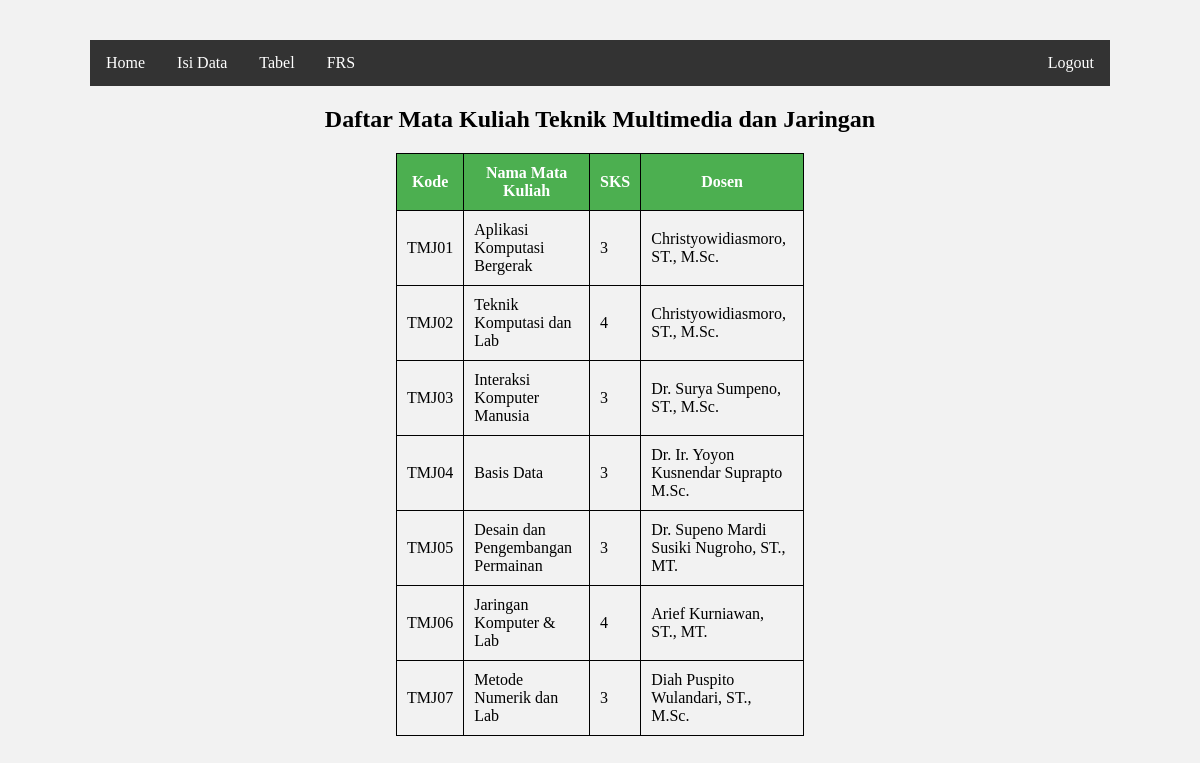
/Tugas_Basdat/AdminTableMtk.php, run on the app's committed database.
### tables this page shows
CREATE TABLE IF NOT EXISTS `_matakuliah` (
  `Kode` varchar(5) NOT NULL,
  `ID` int(11) DEFAULT NULL,
  `NamaM` varchar(40) DEFAULT NULL,
  `SKS` varchar(1) DEFAULT NULL,
  `NIP` varchar(3) NOT NULL
);

CREATE TABLE IF NOT EXISTS `_doswal` (
  `NIP` varchar(3) NOT NULL,
  `NamaD` varchar(50) DEFAULT NULL
);

### Tugas_Basdat/AdminTableMtk.php (the view, shortened to what this page needs)
<!DOCTYPE HTML>
<html>
<head>
	<link rel="stylesheet" type="text/css" href="css/table.css">
	<link rel="stylesheet" type="text/css" href="css/menu.css">
</head>
<body>
	<center>
		<ul>
			<li><a class="link" href="Admin.php">Home</a></li>
			<li><a class="link" href="AdminForm.php">Isi Data</a></li>
			<li class="dropdown">
				<a href="#!" class="dropbtn">Tabel</a>
			</li>
			<li><a class="link" href="frs.php">FRS</a></li>
			<li style="float:right"><a href="logout.php">Logout</a></li>
		</ul>
		<h2>Daftar Mata Kuliah Teknik Multimedia dan Jaringan</h2>
		<table id="tblMtk">
			<tr>
				<th>Kode</th>
				<th>Nama Mata Kuliah</th>
				<th>SKS</th>
				<th>Dosen</th>
			</tr>
		<?php
			include "connect.php";
			$selecttable = "SELECT * FROM _matakuliah a, _doswal b
							WHERE a.NIP = b.NIP";
			$result = mysql_query($selecttable, $link);
			while ($row = mysql_fetch_assoc($result)) {
				echo
					"<tr>
					<td>" . $row['Kode'] . "</td>
					<td>" . $row['NamaM'] . "</td>
					<td>" . $row['SKS'] . "</td>
					<td>" . $row['NamaD'] . "</td>
					</tr>";
			}
		?>
		</table>
	</center>
</body>
</html>

### Tugas_Basdat/css/table.css (style rules this page uses)
html { height: 100%; }
body { border-radius: 5px; background-color: #f2f2f2; padding: 40px; }
table { border-collapse: collapse; width: 50%; }
table, td { border: 1px solid black; text-align: left; }
th { border: 1px solid black; text-align: center; }
th, td { padding: 10px; }
th { background-color: #4CAF50; color: white; }
#tblMtk { width: 40%; }

### Tugas_Basdat/css/menu.css (style rules this page uses)
html { height: 100%; }
body { margin-top: 0px; margin-left: 50px; margin-right: 50px; }
ul { list-style-type: none; margin: 0; padding: 0; overflow: hidden; background-color: #333; }
li { float: left; }
li a, .dropbtn { display: inline-block; color: white; text-align: center; padding: 14px 16px; text-decoration: none; }
li.dropdown { display: inline-block; }

### data on the page
_matakuliah: Kode "TMJ01", NamaM "Aplikasi Komputasi Bergerak", SKS "3", NIP.NamaD "Christyowidiasmoro, ST., M.Sc."
_matakuliah: Kode "TMJ02", NamaM "Teknik Komputasi dan Lab", SKS "4", NIP.NamaD "Christyowidiasmoro, ST., M.Sc."
_matakuliah: Kode "TMJ03", NamaM "Interaksi Komputer Manusia", SKS "3", NIP.NamaD "Dr. Surya Sumpeno, ST., M.Sc."
_matakuliah: Kode "TMJ04", NamaM "Basis Data", SKS "3", NIP.NamaD "Dr. Ir. Yoyon Kusnendar Suprapto M.Sc."
_matakuliah: Kode "TMJ05", NamaM "Desain dan Pengembangan Permainan", SKS "3", NIP.NamaD "Dr. Supeno Mardi Susiki Nugroho, ST., MT."
_matakuliah: Kode "TMJ06", NamaM "Jaringan Komputer & Lab", SKS "4", NIP.NamaD "Arief Kurniawan, ST., MT."
_matakuliah: Kode "TMJ07", NamaM "Metode Numerik dan Lab", SKS "3", NIP.NamaD "Diah Puspito Wulandari, ST., M.Sc."
